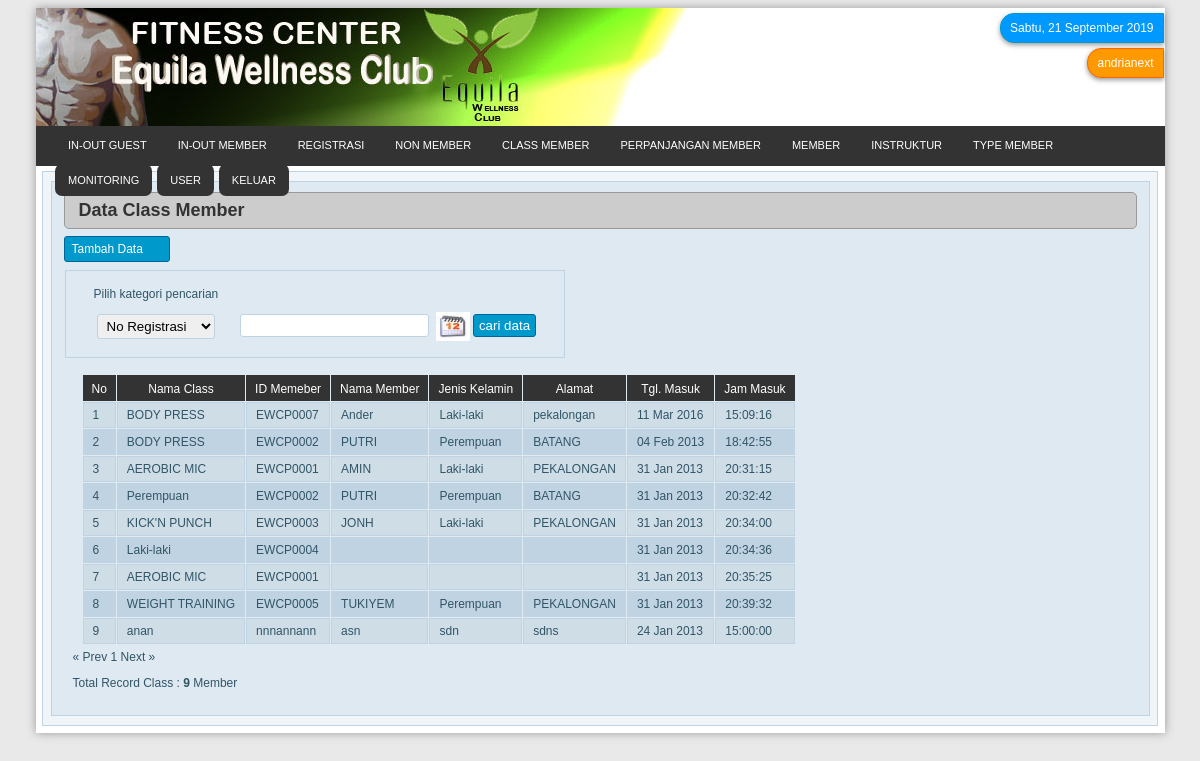
The page /admin/class_member.php (signed in) on the database its author committed.
### tables this page shows
CREATE TABLE `class` (
  `id_class` int(20) NOT NULL auto_increment,
  `nama_class` varchar(30) default NULL,
  `id_member` varchar(30) default NULL,
  `nama` varchar(30) NOT NULL,
  `jeniskel` varchar(30) NOT NULL,
  `alamat` varchar(60) NOT NULL,
  `tanggal` date default NULL,
  `jam_masuk` time default NULL,
  PRIMARY KEY  (`id_class`)
);

### admin/library/fungsi_standar.php (called while the page is built, shortened)
<?php
function tanggal(){
	$hari=$day=date(l);
	$tanggal=date(d);
	$bulan=$bl=$month=date(m);
	$tahun=date(Y);
	switch($hari)
	{
		case"Saturday":$hari="Sabtu"; break;
	}
	switch($bulan)
	{
		case"9":$bulan="September"; break;
	}
	$tglLengkap="$hari, $tanggal $bulan $tahun";
	return $tglLengkap;
}
?>

### admin/library/fungsi_indotgl.php (called while the page is built, shortened)
<?php
	function tgl_indo($tgl){
			$tanggal = substr($tgl,8,2);
			$bulan = getBulan(substr($tgl,5,2));
			$tahun = substr($tgl,0,4);
			return $tanggal.' '.$bulan.' '.$tahun;
	}
	function getBulan($bln){
				switch ($bln){
					case 1:
						return "Jan";
						break;
					case 2:
						return "Feb";
						break;
					case 3:
						return "Mar";
						break;
				}
			}
?>

### admin/class_member.php (the view, shortened to what this page needs)
<?php
require_once "library/fungsi_standar.php";
require_once "library/fungsi_indotgl.php";
?>
<!DOCTYPE html PUBLIC "-//W3C//DTD XHTML 1.0 Transitional//EN" "http://www.w3.org/TR/xhtml1/DTD/xhtml1-transitional.dtd">
<html xmlns="http://www.w3.org/1999/xhtml">
<head>
<link rel="stylesheet" href="style/data.css" type="text/css">
<link rel="stylesheet" href="style/style_index.css" type="text/css"  />
<link rel="stylesheet" href="style/menu.css" type="text/css"  />
</head>
<body>
<div id="page">
	<div class="header"><img src="style/aladin.png" />
	<div id="box">
	<div id="tgl"><?php echo tanggal();?></div>
	<div id="akun"><?php echo $_SESSION['nama']; ?></div>
   	</div>
  	</div>
  	<div id="menu-bg">
  	<div id="menu">
	<?php
	require_once "menu.php";
	?>
	</div>
  	</div>
	<div class="halaman">
  	<div class="tengah">
	<div class="batas_isi">
    	<div class="isi">
<div id="judulHalaman"><strong>Data Class Member</strong></div>
<table border="0" cellspacing="1" cellpadding="0">
<?php echo "<a href=form_class.php>"; ?>
<div id="tombolAdd">Tambah Data</div>
  <tr>
    <td>
    <form id="form1" name="form1" method="post" action="registrasi_cari.php">
      <table cellspacing="1" cellpadding="0">
        <tr>
          <td id="noborder">Pilih kategori pencarian</td>
          <td id="noborder">&nbsp;</td>
        </tr>
           <td id="noborder"><label>
            <select name="pilih" id="input" >
              <option value="no_registrasi" >No Registrasi</option>
            </select>
          </label></td>
          <td id="noborder">
            <input type="text" name="tcari" id="input" />
			<a href="javascript:void(0)" onClick="if(self.gfPop)gfPop.fPopCalendar(document.form1.tcari);return false;" ><img src="style/calender/calender.jpeg" alt="" name="popcal" width="34" height="29" border="0" align="absmiddle" id="popcal" /></a>
            <input type="submit" name="bcari" id="tombol" value="cari data" />
	   </td>
	</tr>
   	  </table>
<?php
	$warna1="#c0d3e2";
	$warna2="#cfdde7";
	$warna=$warna1;
 ?>
<table border="0" cellspacing="0" cellpadding="0">
      <tr>
        <td id="noborder"><table cellpadding="0" cellspacing="1">
          <tr>
			<td id="namaField">No</td>
			<td id="namaField">Nama Class</td>
			<td id="namaField">ID Memeber</td>
			<td id="namaField">Nama Member</td>
			<td id="namaField">Jenis Kelamin</td>
			<td id="namaField">Alamat</td>
			<td id="namaField">Tgl. Masuk</td>
			<td id="namaField">Jam Masuk</td>
            </tr>
    <?php
	$batas   = 30;
	$halaman = $_GET['halaman'];
	if(empty($halaman)){
	$posisi  = 0;
	$halaman = 1;
	}
	else{
	$posisi = ($halaman-1) * $batas;
	}
	$query=mysql_query("SELECT * FROM class ORDER BY tanggal DESC LIMIT $posisi,$batas");
	$no=$posisi+1;
	while($row=mysql_fetch_array($query)){
			if ($warna==$warna1){
				$warna=$warna2;
			}
			else{
				$warna=$warna1;
			}
		?>
	<?php
		$tgl= tgl_indo($row['tanggal']);
		?>
          <tr bgcolor=<?php echo $warna; ?>>
	   	  <td><?php echo "$no"; ?></td>
          <td><?php echo "$row[nama_class]"; ?></td>
          <td><?php echo "$row[id_member]"; ?></td>
          <td><?php echo "$row[nama]"; ?></td>
	  	  <td><?php echo "$row[jeniskel]"; ?></td>
		  <td><?php echo "$row[alamat]"; ?></td>
		  <td><?php echo "$tgl"; ?></td>
	  	  <td><?php echo "$row[jam_masuk]"; ?></td>
		  </tr>
	<?php $no++; }
	echo"</table>";
	$tampil2 = mysql_query("SELECT * FROM class ");
		$jmldata = mysql_num_rows($tampil2);
		$jmlhal  = ceil($jmldata/$batas);
		echo "<div class=paging>";
		if($halaman > 1){
			$prev=$halaman-1;
			echo "<span class=prevnext><a href=$_SERVER[PHP_SELF]?halaman=$prev>« Prev</a></span> ";
		}
		else{
			echo "<span class=disabled>« Prev</span> ";
		}
		for($i=1;$i<=$jmlhal;$i++)
		if ($i != $halaman){
			echo " <a href=$_SERVER[PHP_SELF]?halaman=$i>$i</a> ";
		}
		else{
			echo " <span class=current>$i</span> ";
		}
		if($halaman < $jmlhal){
			$next=$halaman+1;
			echo "<span class=prevnext><a href=$_SERVER[PHP_SELF]?halaman=$next>Next »</a></span>";
		}
		else{
			echo "<span class=disabled>Next »</span>";
		}
		echo "</div>";
		echo "<p align=left>Total Record Class : <b>$jmldata</b> Member</p>";
		?>
		</table></td>
	</div>
	</div>
    </div>
  </div>
 <div class="BatasBawah"></div>
</div>
</body>
</html>

### admin/style/data.css (style rules this page uses)
a { text-decoration:none; color:#09F; }
td { border:none; }

### admin/style/style_index.css (style rules this page uses)
body { color:#333; background-color:#e9e9e9; font-size:12px; font-family:Verdana, Geneva, sans-serif; }
#page { width:1129px; margin-left:auto; margin-right:auto; background-color:#FFF; box-shadow: 0px 0px 9px #999; }
#box { width:200px; float:right; }
#tgl { color:#FFF; padding:7px 9px; background-color:#09F; border:1px solid #09C; border-top-left-radius:14px; border-bottom-left-radius:14px; box-shadow:0px 2px 5px #999; margin-top:5px; margin-right:1px; float:right; }
#akun { color:#FFF; padding:7px 9px; background-color:#F90; border:1px solid #F60; border-top-left-radius:14px; border-bottom-left-radius:14px; box-shadow:0px 2px 5px #999; margin-top:5px; margin-right:1px; float:right; }
#menu-bg { background: #333; height: 40px; }
#menu { width: 1090px; margin: 0 auto; }
.header { width:1129px; background-color:#FFF; }
.halaman { idth:1129px; margin-left:auto; margin-right:auto; margin-top:0px; margin-bottom:0px; }
.halaman .tengah { width:1114px; margin-top:5px; margin-left:auto; margin-right:auto; border:1px solid #c0d3e2; background-color:#f0f5f9; }
.batas_isi { width:1097px; margin-top:9px; margin-bottom:9px; margin-left:auto; margin-right:auto; background-color:#dee9f1; border:1px solid #c0d3e2; }
.isi { padding:3px; }
.BatasBawah { width:1129px; height:7px; margin-left:auto; margin-right:auto; background-color:#FFF; }

### admin/style/menu.css (style rules this page uses)
#judulHalaman { color:#333; font-size:18px; background-color:#CCC; border:1px solid #999; padding:7px 14px; margin:7px 9px; border-radius:5px; }
#input { padding:3px 5px; margin:0px 3px; border:1px solid #c0d3e2; border-radius:3px; }
#tombol { color:#FFF; padding:3px 5px; background-color:#09C; border:1px solid #069; border-radius:3px; }
#tombolAdd { color:#FFF; margin:7px 9px; width:90px; padding:5px 7px; background-color:#09C; border:1px solid #069; border-radius:3px; }
table { margin:5px 9px; }
td { padding:5px 9px; border:1px solid #c0d3e2; }
#namaField { color:#FFF; background-color:#333; text-align:center; padding-top:7px; border:none; }
body { color:#315567; background-color:#e9e9e9; font-size:12px; font-family:Verdana, Geneva, sans-serif; }
#noborder { border:none; }

### rows shown on the page
class: nama_class "BODY PRESS", id_member "EWCP0007", nama "Ander", jeniskel "Laki-laki", alamat "pekalongan", tanggal "11 Mar 2016", jam_masuk "15:09:16"
class: nama_class "BODY PRESS", id_member "EWCP0002", nama "PUTRI", jeniskel "Perempuan", alamat "BATANG", tanggal "04 Feb 2013", jam_masuk "18:42:55"
class: nama_class "AEROBIC MIC", id_member "EWCP0001", nama "AMIN", jeniskel "Laki-laki", alamat "PEKALONGAN", tanggal "31 Jan 2013", jam_masuk "20:31:15"
class: nama_class "Perempuan", id_member "EWCP0002", nama "PUTRI", jeniskel "Perempuan", alamat "BATANG", tanggal "31 Jan 2013", jam_masuk "20:32:42"
class: nama_class "KICK'N PUNCH", id_member "EWCP0003", nama "JONH", jeniskel "Laki-laki", alamat "PEKALONGAN", tanggal "31 Jan 2013", jam_masuk "20:34:00"
class: nama_class "Laki-laki", id_member "EWCP0004", tanggal "31 Jan 2013", jam_masuk "20:34:36"
class: nama_class "AEROBIC MIC", id_member "EWCP0001", tanggal "31 Jan 2013", jam_masuk "20:35:25"
class: nama_class "WEIGHT TRAINING", id_member "EWCP0005", nama "TUKIYEM", jeniskel "Perempuan", alamat "PEKALONGAN", tanggal "31 Jan 2013", jam_masuk "20:39:32"
class: nama_class "anan", id_member "nnnannann", nama "asn", jeniskel "sdn", alamat "sdns", tanggal "24 Jan 2013", jam_masuk "15:00:00"

### other values the page prints
tanggal() "Sabtu, 21 September 2019"
$_SESSION['nama'] "andrianext"
$jmldata "9"
